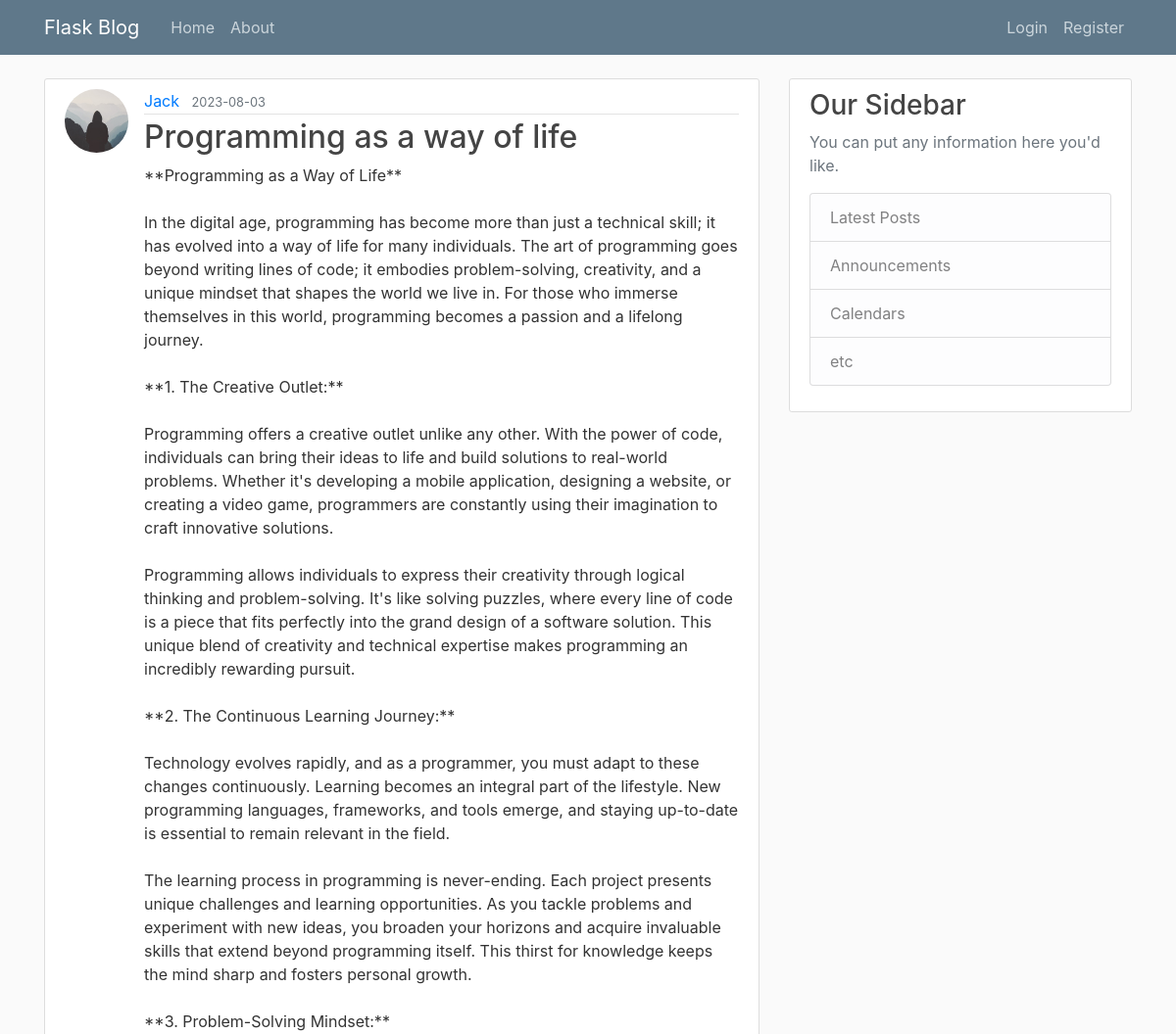
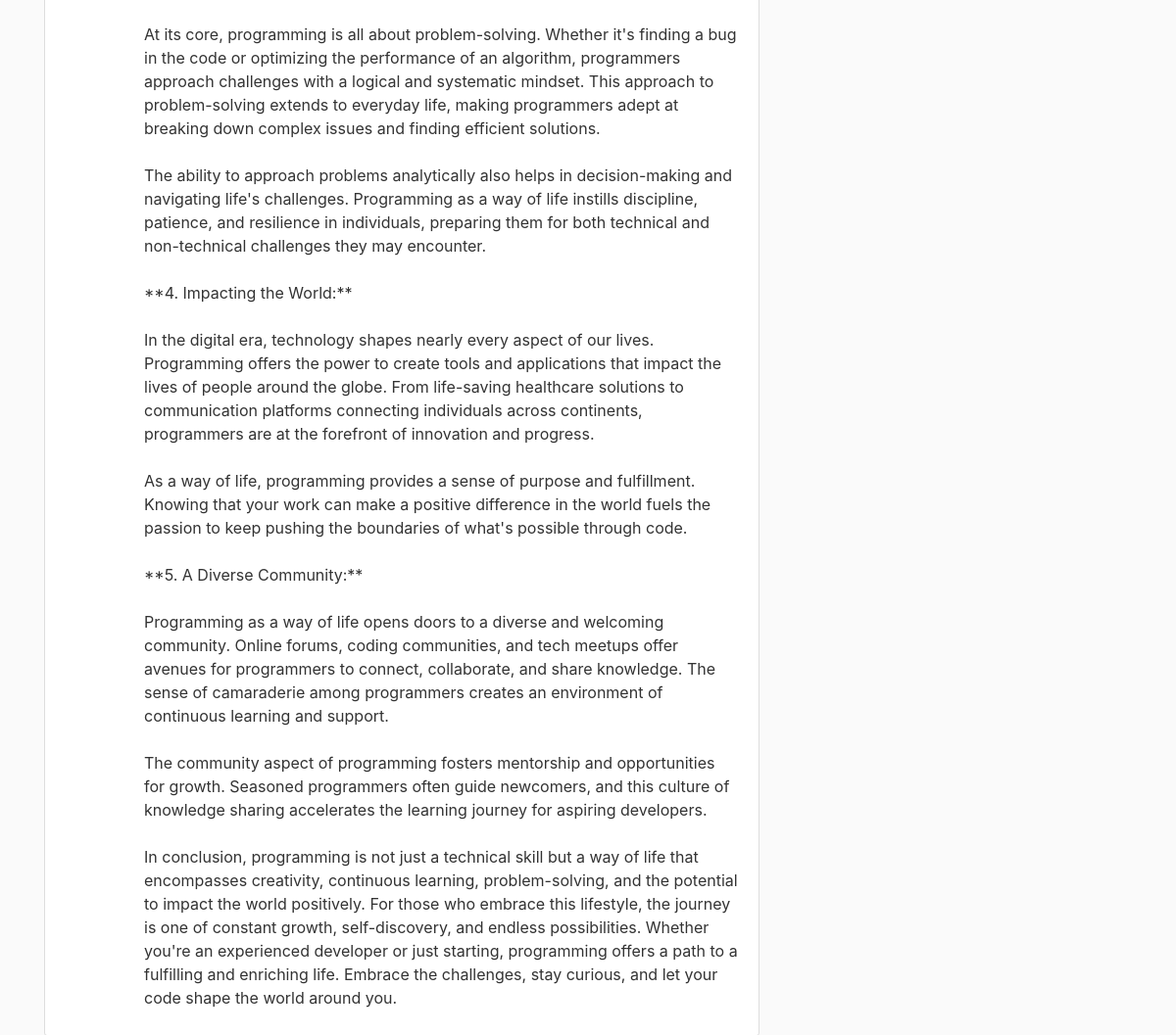
Screenshot of /post/2 with the database file from the repository (2 pictures, top to bottom).
### flaskblog/models.py (models this page shows, shortened)
class User(db.Model, UserMixin):
    id = db.Column(db.Integer, primary_key=True)
    username = db.Column(db.String(20), unique=True, nullable=False)
    email = db.Column(db.String(120), unique=True, nullable=False)
    image_file = db.Column(db.String(20), nullable=False, default='default.jpg')
    password = db.Column(db.String(60), nullable=False)
    posts = db.relationship('Post', backref='author', lazy=True)

class Post(db.Model):
    id = db.Column(db.Integer, primary_key=True)
    title = db.Column(db.String(100), nullable=False)
    date_posted = db.Column(db.DateTime, nullable=False, default=datetime.utcnow)
    content = db.Column(db.Text, nullable=False)
    user_id = db.Column(db.Integer, db.ForeignKey('user.id'), nullable=False)

### flaskblog/posts/routes.py (the view)
@posts.route("/post/<int:post_id>")
def post(post_id):
    post = Post.query.get_or_404(post_id)
    return render_template('post.html', title=post.title, post=post)

### flaskblog/templates/post.html (shortened to what this page needs)
{% extends "layout.html" %}
{% block content %}
  <article class="media content-section">
    <img class="rounded-circle article-img" src="{{ url_for('static', filename='profile_pics/' + post.author.image_file) }}">
    <div class="media-body">
      <div class="article-metadata">
        <a class="mr-2" href="{{ url_for('users.user_posts', username=post.author.username) }}">{{ post.author.username }}</a>
        <small class="text-muted">{{ post.date_posted.strftime('%Y-%m-%d') }}</small>
      </div>
      <h2 class="article-title">{{ post.title }}</h2>
      <p class="article-content">{{ post.content }}</p>
    </div>
  </article>
{% endblock content %}

### flaskblog/static/main.css (style rules this page uses)
body { background: #fafafa; color: #333333; margin-top: 5rem; }
h1, h2, h3, h4, h5, h6 { color: #444444; }
.content-section { background: #ffffff; padding: 10px 20px; border: 1px solid #dddddd; border-radius: 3px; margin-bottom: 20px; }
.article-title { color: #444444; }
.article-content { white-space: pre-line; }
.article-img { height: 65px; width: 65px; margin-right: 16px; }
.article-metadata { padding-bottom: 1px; margin-bottom: 4px; border-bottom: 1px solid #e3e3e3 }

### rows the page displays
User: image_file (placeholder picture), author.username "Jack"
Post: date_posted "2023-08-03", title "Programming as a way of life", content "**Programming as a Way of Life** In the digital age, programming has become more than just a technical skill; it has evolved into a way of life for many individuals. The art of programming goes beyond writing lines of code; it embodies problem-solving, creativity, and a unique mindset that shapes the world we live in. For those who immerse themselves in this world, programming becomes a passion and a lifelong journey. **1. The Creative Outlet:** Programming offers a creative outlet unlike any other. With the power of code, individuals can bring their ideas to life and build solutions to real-world problems. Whether it's developing a mobile application, designing a website, or creating a…"
